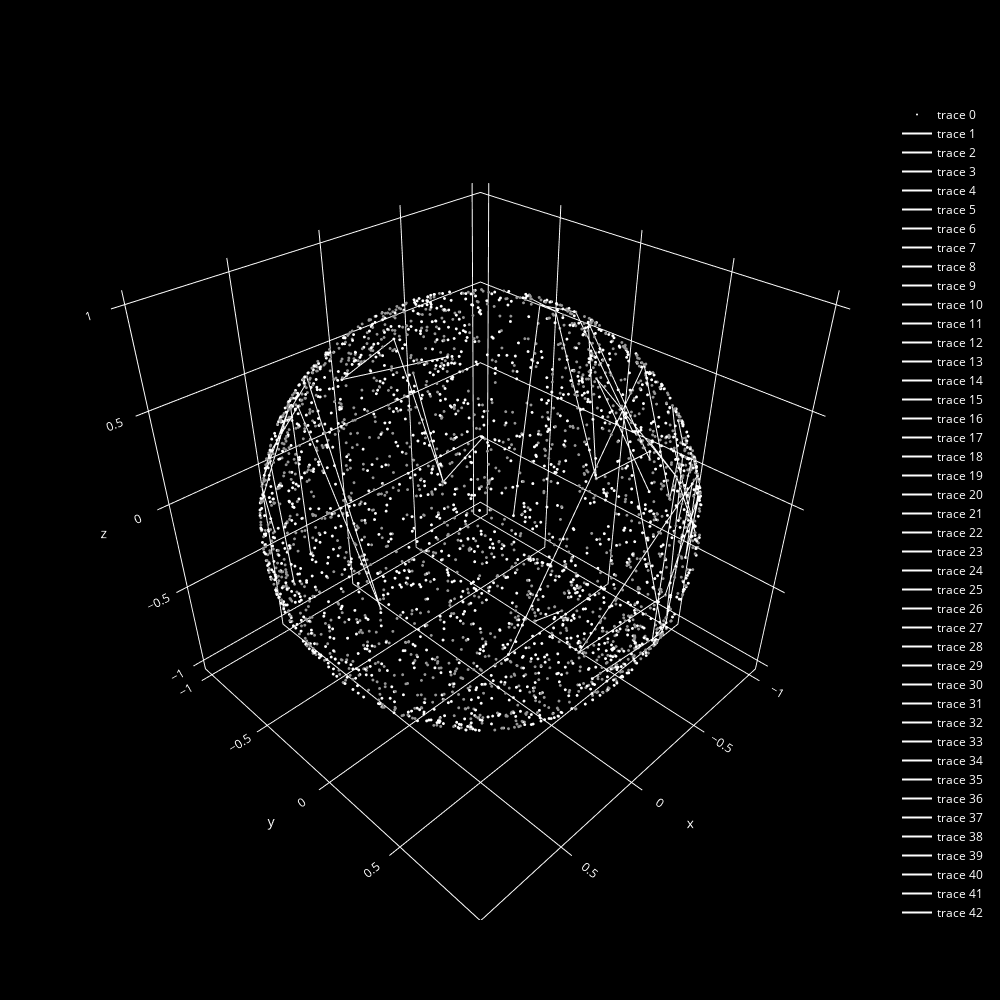

The notebook cell saved with this chart:
### Code cell
draw_stars(x, y, z, text_names)

### Figure 1 — Plotly figure (JSON) as saved in the notebook; plotly's stock layout.template omitted (floating-point values rounded to 4 significant figures; data arrays with more than 128 entries replaced by an {"elided": "..."} marker saying what was removed)
{"data": [{"marker": {"color": {"elided": "3519 str values"}, "size": 1}, "mode": "markers", "text": {"elided": "7040 str values"}, "type": "scatter3d", "x": {"elided": "3519 float values"}, "y": {"elided": "3519 float values"}, "z": {"elided": "3519 float values"}}, {"line": {"color": "white"}, "mode": "lines", "type": "scatter3d", "x": [-0.5366, -0.6601], "y": [-0.2058, -0.1613], "z": [0.8184, 0.7337]}, {"line": {"color": "white"}, "mode": "lines", "type": "scatter3d", "x": [-0.6601, -0.9512], "y": [-0.1613, -0.06571], "z": [0.7337, -0.3014]}, {"line": {"color": "white"}, "mode": "lines", "type": "scatter3d", "x": [-0.9512, -0.6885], "y": [-0.06571, 0.01473], "z": [-0.3014, 0.7251]}, {"line": {"color": "white"}, "mode": "lines", "type": "scatter3d", "x": [-0.6885, -0.967], "y": [0.01473, 0.2509], "z": [0.7251, -0.04335]}, {"line": {"color": "white"}, "mode": "lines", "type": "scatter3d", "x": [-0.967, -0.9699], "y": [0.2509, 0.2436], "z": [-0.04335, -1.5e-05]}, {"line": {"color": "white"}, "mode": "lines", "type": "scatter3d", "x": [-0.9512, -0.9699], "y": [-0.06571, 0.2436], "z": [-0.3014, -1.5e-05]}, {"line": {"color": "white"}, "mode": "lines", "type": "scatter3d", "x": [-0.8239, -0.7861], "y": [0.5197, 0.5016], "z": [0.2261, 0.3613]}, {"line": {"color": "white"}, "mode": "lines", "type": "scatter3d", "x": [-0.3943, -0.5025], "y": [0.02479, 0.1146], "z": [-0.9186, -0.8569]}, {"line": {"color": "white"}, "mode": "lines", "type": "scatter3d", "x": [0.3113, 0.03639], "y": [0.1309, -0.9387], "z": [0.9413, 0.3428]}, {"line": {"color": "white"}, "mode": "lines", "type": "scatter3d", "x": [0.03639, -0.221], "y": [-0.9387, -0.8289], "z": [0.3428, 0.5139]}, {"line": {"color": "white"}, "mode": "lines", "type": "scatter3d", "x": [-0.221, -0.4736], "y": [-0.8289, -0.7699], "z": [0.5139, -0.4278]}, {"line": {"color": "white"}, "mode": "lines", "type": "scatter3d", "x": [-0.4736, -0.7028], "y": [-0.7699, -0.6833], "z": [-0.4278, -0.1978]}, {"line": {"color": "white"}, "mode": "lines", "type": "scatter3d", "x": [-0.3891, -0.4736], "y": [-0.8887, -0.7699], "z": [0.2425, -0.4278]}, {"line": {"color": "white"}, "mode": "lines", "type": "scatter3d", "x": [-0.6802, -0.3248], "y": [0.7048, 0.3849], "z": [0.2015, -0.8639]}, {"line": {"color": "white"}, "mode": "lines", "type": "scatter3d", "x": [-0.3248, -0.5701], "y": [0.3849, 0.6923], "z": [-0.8639, -0.4424]}, {"line": {"color": "white"}, "mode": "lines", "type": "scatter3d", "x": [-0.5701, -0.6275], "y": [0.6923, 0.7606], "z": [-0.4424, 0.1663]}, {"line": {"color": "white"}, "mode": "lines", "type": "scatter3d", "x": [-0.6275, -0.6454], "y": [0.7606, 0.7271], "z": [0.1663, -0.2343]}, {"line": {"color": "white"}, "mode": "lines", "type": "scatter3d", "x": [-0.6454, -0.6802], "y": [0.7271, 0.7048], "z": [-0.2343, 0.2015]}, {"line": {"color": "white"}, "mode": "lines", "type": "scatter3d", "x": [-0.7271, -0.6802], "y": [0.6363, 0.7048], "z": [0.2578, 0.2015]}, {"line": {"color": "white"}, "mode": "lines", "type": "scatter3d", "x": [-0.8047, -0.7271], "y": [0.5646, 0.6363], "z": [-0.1834, 0.2578]}, {"line": {"color": "white"}, "mode": "lines", "type": "scatter3d", "x": [-0.8762, -0.7638], "y": [0.4719, 0.4737], "z": [0.09778, 0.4385]}, {"line": {"color": "white"}, "mode": "lines", "type": "scatter3d", "x": [-0.8793, -0.8762], "y": [0.4532, 0.4719], "z": [-0.1464, 0.09778]}, {"line": {"color": "white"}, "mode": "lines", "type": "scatter3d", "x": [-0.7378, -0.8793], "y": [0.3136, 0.4532], "z": [0.5977, -0.1464]}, {"line": {"color": "white"}, "mode": "lines", "type": "scatter3d", "x": [-0.1558, -0.7378], "y": [0.0523, 0.3136], "z": [-0.9864, 0.5977]}, {"line": {"color": "white"}, "mode": "lines", "type": "scatter3d", "x": [-0.9923, -0.5919], "y": [0.1114, 0.01594], "z": [0.05339, 0.8059]}, {"line": {"color": "white"}, "mode": "lines", "type": "scatter3d", "x": [-0.5919, -0.9923], "y": [0.01594, 0.1114], "z": [0.8059, 0.05339]}, {"line": {"color": "white"}, "mode": "lines", "type": "scatter3d", "x": [-0.6097, -0.5919], "y": [-0.2166, 0.01594], "z": [0.7625, 0.8059]}, {"line": {"color": "white"}, "mode": "lines", "type": "scatter3d", "x": [-0.6853, -0.6097], "y": [-0.4228, -0.2166], "z": [-0.593, 0.7625]}, {"line": {"color": "white"}, "mode": "lines", "type": "scatter3d", "x": [-0.4153, -0.3669], "y": [0.8408, 0.8407], "z": [0.3472, -0.3983]}, {"line": {"color": "white"}, "mode": "lines", "type": "scatter3d", "x": [-0.3669, -0.3915], "y": [0.8407, 0.7911], "z": [-0.3983, 0.4699]}, {"line": {"color": "white"}, "mode": "lines", "type": "scatter3d", "x": [-0.3669, -0.3129], "y": [0.8407, 0.814], "z": [-0.3983, -0.4894]}, {"line": {"color": "white"}, "mode": "lines", "type": "scatter3d", "x": [-0.3669, -0.3061], "y": [0.8407, 0.8565], "z": [-0.3983, -0.4156]}, {"line": {"color": "white"}, "mode": "lines", "type": "scatter3d", "x": [-0.3061, -0.3013], "y": [0.8565, 0.8675], "z": [-0.4156, -0.3958]}, {"line": {"color": "white"}, "mode": "lines", "type": "scatter3d", "x": [-0.3061, -0.1637], "y": [0.8565, 0.602], "z": [-0.4156, -0.7815]}, {"line": {"color": "white"}, "mode": "lines", "type": "scatter3d", "x": [-0.3013, -0.136], "y": [0.8675, 0.6446], "z": [-0.3958, 0.7523]}, {"line": {"color": "white"}, "mode": "lines", "type": "scatter3d", "x": [-0.3707, -0.3406], "y": [0.9157, 0.7778], "z": [0.1552, 0.5283]}, {"line": {"color": "white"}, "mode": "lines", "type": "scatter3d", "x": [-0.2734, -0.3707], "y": [0.8492, 0.9157], "z": [0.4518, 0.1552]}, {"line": {"color": "white"}, "mode": "lines", "type": "scatter3d", "x": [-0.2734, -0.3129], "y": [0.8492, 0.814], "z": [0.4518, -0.4894]}, {"line": {"color": "white"}, "mode": "lines", "type": "scatter3d", "x": [-0.2734, -0.1803], "y": [0.8492, 0.7622], "z": [0.4518, 0.6217]}, {"line": {"color": "white"}, "mode": "lines", "type": "scatter3d", "x": [-0.11, -0.2734], "y": [0.5309, 0.8492], "z": [0.8403, 0.4518]}, {"line": {"color": "white"}, "mode": "lines", "type": "scatter3d", "x": [-0.07072, -0.11], "y": [0.6484, 0.5309], "z": [0.758, 0.8403]}, {"line": {"color": "white"}, "mode": "lines", "type": "scatter3d", "x": [-0.05836, -0.07072], "y": [0.8684, 0.6484], "z": [0.4924, 0.758]}, {"line": {"color": "white"}, "mode": "lines", "type": "scatter3d", "x": [0.4301, 0.3407], "y": [-0.8168, -0.8149], "z": [0.3845, 0.4689]}, {"line": {"color": "white"}, "mode": "lines", "type": "scatter3d", "x": [0.4451, 0.4301], "y": [-0.7791, -0.8168], "z": [-0.4414, 0.3845]}, {"line": {"color": "white"}, "mode": "lines", "type": "scatter3d", "x": [0.3725, 0.2058], "y": [-0.7436, -0.5442], "z": [0.5553, -0.8133]}, {"line": {"color": "white"}, "mode": "lines", "type": "scatter3d", "x": [0.2058, 0.3565], "y": [-0.5442, -0.8676], "z": [-0.8133, 0.3466]}, {"line": {"color": "white"}, "mode": "lines", "type": "scatter3d", "x": [0.3565, 0.6318], "y": [-0.8676, -0.7302], "z": [0.3466, 0.2601]}, {"line": {"color": "white"}, "mode": "lines", "type": "scatter3d", "x": [0.6589, 0.7389], "y": [-0.7339, -0.651], "z": [-0.165, 0.1738]}, {"line": {"color": "white"}, "mode": "lines", "type": "scatter3d", "x": [0.7389, 0.6897], "y": [-0.651, -0.6992], "z": [0.1738, 0.1881]}, {"line": {"color": "white"}, "mode": "lines", "type": "scatter3d", "x": [0.6897, 0.6318], "y": [-0.6992, -0.7302], "z": [0.1881, 0.2601]}, {"line": {"color": "white"}, "mode": "lines", "type": "scatter3d", "x": [0.6318, 0.6604], "y": [-0.7302, -0.6206], "z": [0.2601, -0.4227]}, {"line": {"color": "white"}, "mode": "lines", "type": "scatter3d", "x": [0.6897, 0.6235], "y": [-0.6992, -0.5329], "z": [0.1881, 0.5721]}, {"line": {"color": "white"}, "mode": "lines", "type": "scatter3d", "x": [0.6235, 0.751], "y": [-0.5329, -0.6539], "z": [0.5721, 0.09147]}, {"line": {"color": "white"}, "mode": "lines", "type": "scatter3d", "x": [-0.5366, -0.6601], "y": [-0.2058, -0.1613], "z": [0.8184, 0.7337]}, {"line": {"color": "white"}, "mode": "lines", "type": "scatter3d", "x": [-0.6601, -0.9512], "y": [-0.1613, -0.06571], "z": [0.7337, -0.3014]}, {"line": {"color": "white"}, "mode": "lines", "type": "scatter3d", "x": [-0.9512, -0.6885], "y": [-0.06571, 0.01473], "z": [-0.3014, 0.7251]}, {"line": {"color": "white"}, "mode": "lines", "type": "scatter3d", "x": [-0.6885, -0.967], "y": [0.01473, 0.2509], "z": [0.7251, -0.04335]}, {"line": {"color": "white"}, "mode": "lines", "type": "scatter3d", "x": [-0.967, -0.9699], "y": [0.2509, 0.2436], "z": [-0.04335, -1.5e-05]}, {"line": {"color": "white"}, "mode": "lines", "type": "scatter3d", "x": [-0.9512, -0.9699], "y": [-0.06571, 0.2436], "z": [-0.3014, -1.5e-05]}], "layout": {"font": {"color": "white"}, "height": 1000, "paper_bgcolor": "black", "plot_bgcolor": "black", "scene": {"xaxis": {"showbackground": false}, "yaxis": {"showbackground": false}, "zaxis": {"showbackground": false}}, "width": 1000}}
